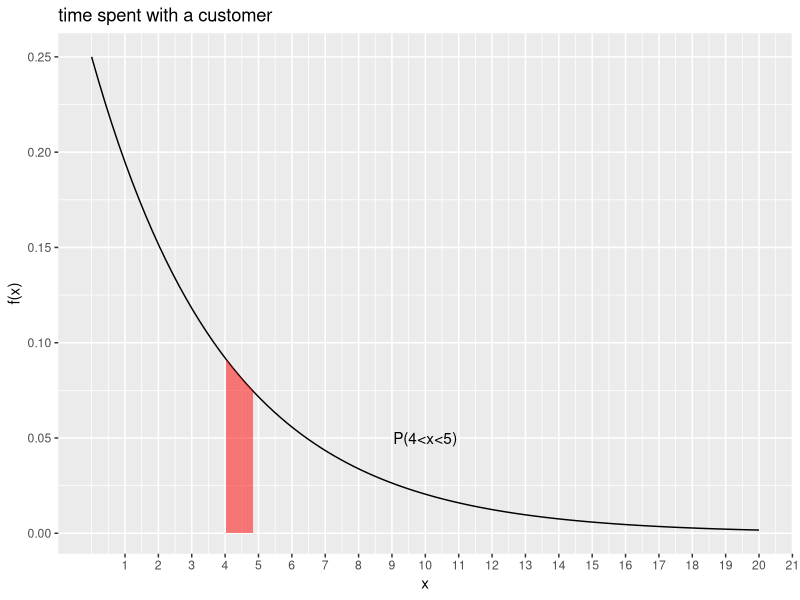

Here is the R script that generated this plot:
#page no: 251
library(ggplot2)
e=2.718
mu=0.25
x<-seq(0,20,length.out=100)
px=dexp(x,rate=mu)
df<-data.frame(x=x,y=px)
x1=5
p_5=(1-(e^(-mu*x1)))
x2=4
p_4=(1-(e^(-mu*x2)))
p_4_5=p_5-p_4
qplot(x,y,data=df,geom="line")+
  geom_ribbon(data=subset(df,x>=4 & x<5),aes(ymax=y),ymin=0,
              fill="red",colour=NA,alpha=0.5)+
  scale_x_continuous("x",labels=as.character(seq(0:20)),breaks=seq(0:20))+
  annotate(geom="text",x=10,y=0.05,label=paste("P(4<x<5)"))+
  labs(title="time spent with a customer",  y="f(x)")
print(paste("P(x<5) =",round(p_5,4)))
print(paste("P(x<4) =",round(p_4,4)))
print(paste("P(4<x<5) =",round(p_4_5,4)))
